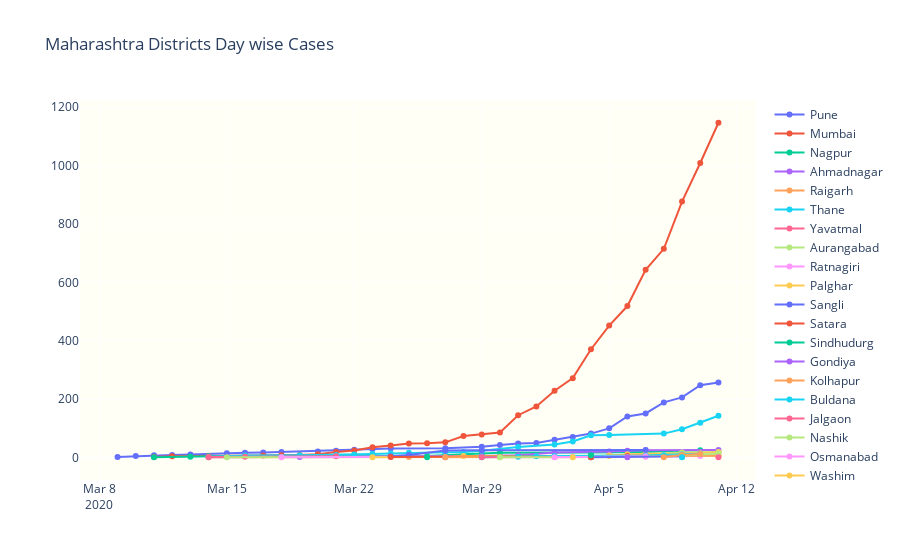

The notebook cell this image was saved under:
### Code cell
## Let's plot Maharashtra districtwise cases

fig = go.Figure()

for i in range(len(uniq_district_list)):
    fig.add_trace(go.Scatter(x=maharashtra_district.loc[(maharashtra_district.detected_district == uniq_district_list[i]),'diagnosed_date'],y=maharashtra_district.loc[(maharashtra_district.detected_district == uniq_district_list[i]),'CumSum'], mode='lines+markers',name=uniq_district_list[i]))
                    
fig.update_layout(title_text='Maharashtra Districts Day wise Cases',plot_bgcolor='rgb(255,255,245)')
fig.show()

### Figure 1 — Plotly figure (JSON) as saved in the notebook; plotly's stock layout.template omitted (floating-point values rounded to 4 significant figures)
{"data": [{"mode": "lines+markers", "name": "Pune", "type": "scatter", "x": ["2020-03-09T00:00:00", "2020-03-10T00:00:00", "2020-03-11T00:00:00", "2020-03-12T00:00:00", "2020-03-13T00:00:00", "2020-03-15T00:00:00", "2020-03-16T00:00:00", "2020-03-17T00:00:00", "2020-03-18T00:00:00", "2020-03-20T00:00:00", "2020-03-21T00:00:00", "2020-03-22T00:00:00", "2020-03-23T00:00:00", "2020-03-24T00:00:00", "2020-03-27T00:00:00", "2020-03-29T00:00:00", "2020-03-30T00:00:00", "2020-03-31T00:00:00", "2020-04-01T00:00:00", "2020-04-02T00:00:00", "2020-04-03T00:00:00", "2020-04-04T00:00:00", "2020-04-05T00:00:00", "2020-04-06T00:00:00", "2020-04-07T00:00:00", "2020-04-08T00:00:00", "2020-04-09T00:00:00", "2020-04-10T00:00:00", "2020-04-11T00:00:00"], "y": [2, 5, 8, 9, 10, 15, 16, 17, 19, 21, 23, 27, 28, 31, 32, 37, 43, 48, 50, 61, 70, 82, 100, 141, 151, 189, 206, 248, 257]}, {"mode": "lines+markers", "name": "Mumbai", "type": "scatter", "x": ["2020-03-11T00:00:00", "2020-03-12T00:00:00", "2020-03-14T00:00:00", "2020-03-16T00:00:00", "2020-03-17T00:00:00", "2020-03-18T00:00:00", "2020-03-19T00:00:00", "2020-03-20T00:00:00", "2020-03-21T00:00:00", "2020-03-22T00:00:00", "2020-03-23T00:00:00", "2020-03-24T00:00:00", "2020-03-25T00:00:00", "2020-03-26T00:00:00", "2020-03-27T00:00:00", "2020-03-28T00:00:00", "2020-03-29T00:00:00", "2020-03-30T00:00:00", "2020-03-31T00:00:00", "2020-04-01T00:00:00", "2020-04-02T00:00:00", "2020-04-03T00:00:00", "2020-04-04T00:00:00", "2020-04-05T00:00:00", "2020-04-06T00:00:00", "2020-04-07T00:00:00", "2020-04-08T00:00:00", "2020-04-09T00:00:00", "2020-04-10T00:00:00", "2020-04-11T00:00:00"], "y": [2, 4, 5, 6, 7, 8, 9, 11, 19, 24, 35, 41, 48, 49, 52, 74, 79, 86, 145, 175, 229, 272, 371, 452, 519, 643, 715, 877, 1009, 1147]}, {"mode": "lines+markers", "name": "Nagpur", "type": "scatter", "x": ["2020-03-11T00:00:00", "2020-03-13T00:00:00", "2020-03-14T00:00:00", "2020-03-26T00:00:00", "2020-03-27T00:00:00", "2020-03-28T00:00:00", "2020-03-29T00:00:00", "2020-03-30T00:00:00", "2020-04-04T00:00:00", "2020-04-07T00:00:00", "2020-04-10T00:00:00"], "y": [1, 3, 4, 5, 9, 11, 14, 16, 17, 19, 25]}, {"mode": "lines+markers", "name": "Ahmadnagar", "type": "scatter", "x": ["2020-03-14T00:00:00", "2020-03-19T00:00:00", "2020-03-24T00:00:00", "2020-03-29T00:00:00", "2020-03-31T00:00:00", "2020-04-02T00:00:00", "2020-04-05T00:00:00", "2020-04-06T00:00:00", "2020-04-07T00:00:00", "2020-04-11T00:00:00"], "y": [1, 2, 3, 5, 8, 17, 21, 23, 25, 26]}, {"mode": "lines+markers", "name": "Raigarh", "type": "scatter", "x": ["2020-03-14T00:00:00", "2020-03-25T00:00:00", "2020-04-04T00:00:00", "2020-04-05T00:00:00", "2020-04-11T00:00:00"], "y": [1, 2, 3, 6, 7]}, {"mode": "lines+markers", "name": "Thane", "type": "scatter", "x": ["2020-03-14T00:00:00", "2020-03-16T00:00:00", "2020-03-19T00:00:00", "2020-03-21T00:00:00", "2020-03-22T00:00:00", "2020-03-23T00:00:00", "2020-03-24T00:00:00", "2020-03-25T00:00:00", "2020-03-27T00:00:00", "2020-03-28T00:00:00", "2020-03-29T00:00:00", "2020-03-31T00:00:00", "2020-04-02T00:00:00", "2020-04-03T00:00:00", "2020-04-04T00:00:00", "2020-04-05T00:00:00", "2020-04-08T00:00:00", "2020-04-09T00:00:00", "2020-04-10T00:00:00", "2020-04-11T00:00:00"], "y": [3, 7, 8, 9, 10, 12, 14, 16, 18, 19, 23, 36, 45, 55, 76, 77, 82, 97, 119, 143]}, {"mode": "lines+markers", "name": "Yavatmal", "type": "scatter", "x": ["2020-03-14T00:00:00", "2020-03-16T00:00:00", "2020-03-21T00:00:00"], "y": [2, 3, 4]}, {"mode": "lines+markers", "name": "Aurangabad", "type": "scatter", "x": ["2020-03-15T00:00:00", "2020-04-02T00:00:00", "2020-04-05T00:00:00", "2020-04-06T00:00:00", "2020-04-07T00:00:00", "2020-04-09T00:00:00", "2020-04-11T00:00:00"], "y": [1, 3, 7, 10, 13, 17, 19]}, {"mode": "lines+markers", "name": "Ratnagiri", "type": "scatter", "x": ["2020-03-18T00:00:00", "2020-04-03T00:00:00", "2020-04-07T00:00:00", "2020-04-09T00:00:00", "2020-04-10T00:00:00"], "y": [1, 2, 3, 4, 5]}, {"mode": "lines+markers", "name": "Palghar", "type": "scatter", "x": ["2020-03-23T00:00:00", "2020-03-27T00:00:00", "2020-03-28T00:00:00", "2020-04-05T00:00:00", "2020-04-06T00:00:00", "2020-04-07T00:00:00", "2020-04-09T00:00:00", "2020-04-10T00:00:00", "2020-04-11T00:00:00"], "y": [1, 2, 5, 6, 10, 13, 14, 15, 18]}, {"mode": "lines+markers", "name": "Sangli", "type": "scatter", "x": ["2020-03-24T00:00:00", "2020-03-25T00:00:00", "2020-03-27T00:00:00", "2020-03-29T00:00:00", "2020-04-07T00:00:00"], "y": [4, 9, 24, 25, 26]}, {"mode": "lines+markers", "name": "Satara", "type": "scatter", "x": ["2020-03-24T00:00:00", "2020-04-02T00:00:00", "2020-04-06T00:00:00", "2020-04-07T00:00:00"], "y": [2, 3, 5, 6]}, {"mode": "lines+markers", "name": "Sindhudurg", "type": "scatter", "x": ["2020-03-26T00:00:00"], "y": [1]}, {"mode": "lines+markers", "name": "Gondiya", "type": "scatter", "x": ["2020-03-27T00:00:00"], "y": [1]}, {"mode": "lines+markers", "name": "Kolhapur", "type": "scatter", "x": ["2020-03-27T00:00:00", "2020-03-30T00:00:00", "2020-04-09T00:00:00", "2020-04-11T00:00:00"], "y": [1, 2, 5, 6]}, {"mode": "lines+markers", "name": "Buldana", "type": "scatter", "x": ["2020-03-29T00:00:00", "2020-03-31T00:00:00", "2020-04-01T00:00:00", "2020-04-02T00:00:00", "2020-04-07T00:00:00", "2020-04-08T00:00:00", "2020-04-09T00:00:00", "2020-04-10T00:00:00"], "y": [1, 3, 4, 5, 7, 8, 11, 13]}, {"mode": "lines+markers", "name": "Jalgaon", "type": "scatter", "x": ["2020-03-29T00:00:00", "2020-04-04T00:00:00"], "y": [1, 2]}, {"mode": "lines+markers", "name": "Nashik", "type": "scatter", "x": ["2020-03-30T00:00:00", "2020-04-06T00:00:00", "2020-04-09T00:00:00", "2020-04-11T00:00:00"], "y": [1, 2, 7, 14]}, {"mode": "lines+markers", "name": "Osmanabad", "type": "scatter", "x": ["2020-04-02T00:00:00", "2020-04-04T00:00:00", "2020-04-07T00:00:00"], "y": [1, 3, 4]}, {"mode": "lines+markers", "name": "Washim", "type": "scatter", "x": ["2020-04-03T00:00:00"], "y": [1]}, {"mode": "lines+markers", "name": "Amravati", "type": "scatter", "x": ["2020-04-04T00:00:00", "2020-04-09T00:00:00"], "y": [1, 4]}, {"mode": "lines+markers", "name": "Hingoli", "type": "scatter", "x": ["2020-04-04T00:00:00"], "y": [1]}, {"mode": "lines+markers", "name": "Latur", "type": "scatter", "x": ["2020-04-04T00:00:00"], "y": [8]}, {"mode": "lines+markers", "name": "Jalna", "type": "scatter", "x": ["2020-04-06T00:00:00"], "y": [1]}, {"mode": "lines+markers", "name": "Akola", "type": "scatter", "x": ["2020-04-08T00:00:00", "2020-04-09T00:00:00", "2020-04-10T00:00:00"], "y": [1, 9, 12]}, {"mode": "lines+markers", "name": "Bid", "type": "scatter", "x": ["2020-04-09T00:00:00"], "y": [1]}, {"mode": "lines+markers", "name": "Dhule", "type": "scatter", "x": ["2020-04-11T00:00:00"], "y": [1]}], "layout": {"plot_bgcolor": "rgb(255,255,245)", "title": {"text": "Maharashtra Districts Day wise Cases"}}}
